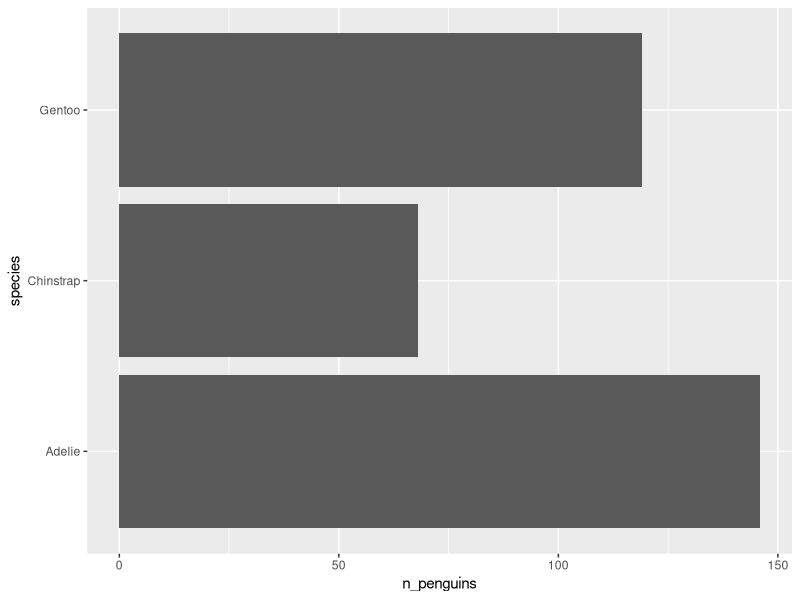
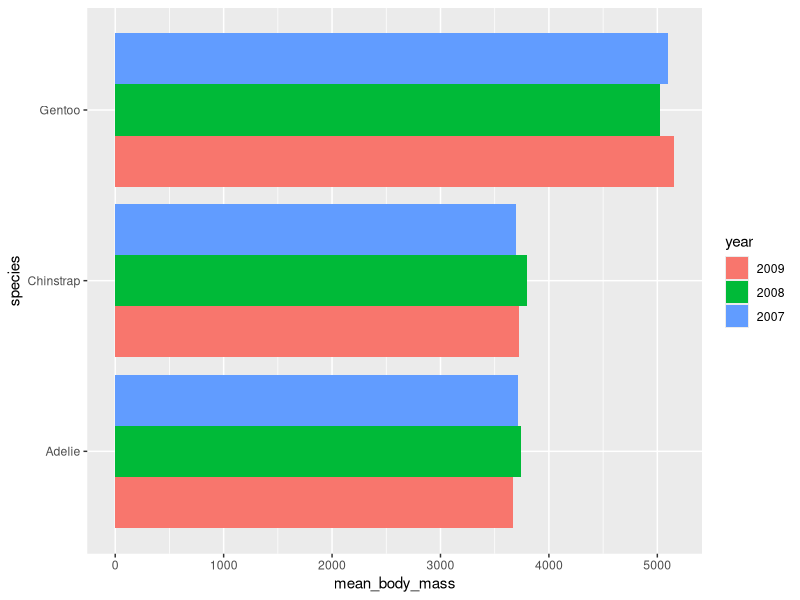
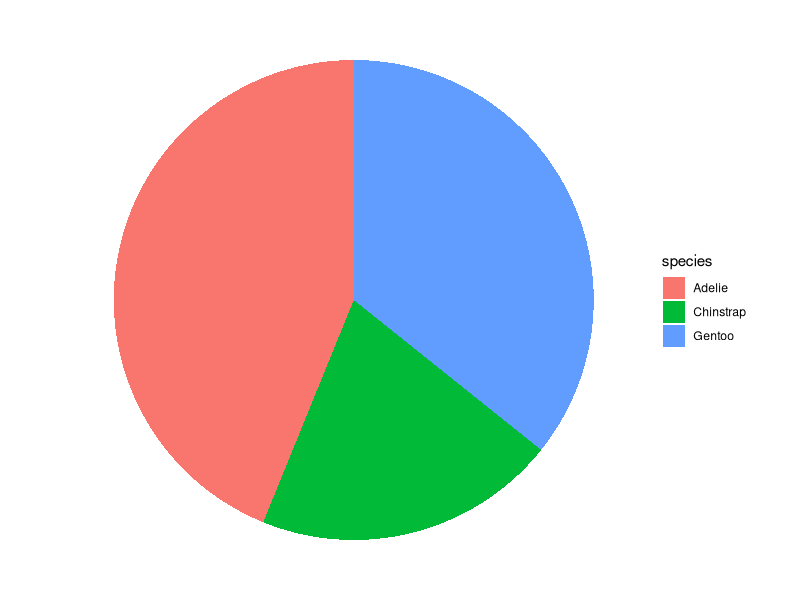

Generate these figures, in order, with R:
## ---- chunk 1
library(tidyverse)
library(palmerpenguins)
## ---- chunk 2
penguins_df <- penguins %>% drop_na()
penguins_df
## ---- chunk 3
penguins_df %>%
  group_by(sex, year) %>%
  summarize(
    n_penguins = n(),
    mean_body_mass = mean(body_mass_g)
  )
## ---- chunk 4
penguins_df %>%
  pull(species) %>%
  levels()
## ---- chunk 5
penguins_df <- penguins_df %>%
  mutate(
    species = factor(species, levels = c("Adelie", "Chinstrap", "Gentoo")),
    year = factor(year, levels = c(2009, 2008, 2007))
  )
penguins_df
## ---- chunk 6
penguins_df %>%
  group_by(species) %>%
  summarize(
    n_penguins = n(),
    mean_body_mass = mean(body_mass_g)
  ) %>%
  ggplot() + 
    geom_bar(
      mapping = aes(y = species, x = n_penguins), 
      stat = "identity"
    )
## ---- chunk 7
penguins_df %>%
  group_by(year, species) %>%
  summarize(
    n_penguins = n(),
    mean_body_mass = mean(body_mass_g)
  ) %>%
  ggplot() + 
    geom_bar(
      mapping = aes(y = species, x = mean_body_mass, fill = year),
      stat = "identity",
      position = "dodge"
    )
## ---- chunk 8
penguins_df %>%
  group_by(species) %>%
  summarize(
    n_penguins = n(),
    mean_body_mass = mean(body_mass_g)
  ) %>%
  ggplot() + 
    geom_bar(
      mapping = aes(x = " ", fill = species, y = n_penguins), 
      stat = "identity"
    ) + 
    coord_polar("y", start=0) + 
    theme_void()
